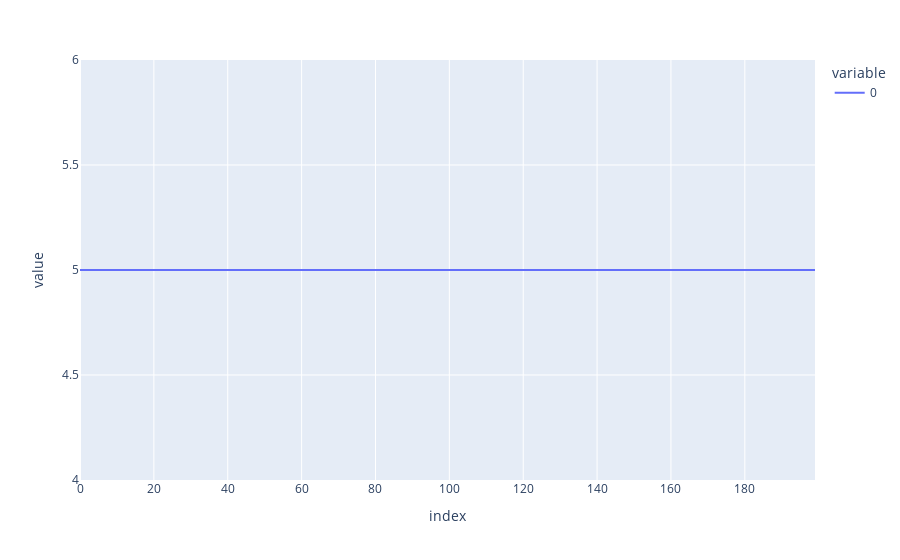

Notebook code for this chart:
### Code cell
# Константа

level = [5]*nsample

for i in range(1,nsample):
    level[i] = level[i-1] + np.random.normal(0,0)

px.line(level)

### Figure 1 — Plotly figure (JSON) as saved in the notebook; plotly's stock layout.template omitted (floating-point values rounded to 4 significant figures; data arrays with more than 128 entries replaced by an {"elided": "..."} marker saying what was removed)
{"data": [{"hovertemplate": "variable=0<br>index=%{x}<br>value=%{y}<extra></extra>", "legendgroup": "0", "line": {"color": "#636efa", "dash": "solid"}, "mode": "lines", "name": "0", "orientation": "v", "showlegend": true, "type": "scatter", "x": {"elided": "200 int values"}, "xaxis": "x", "y": {"elided": "200 int values"}, "yaxis": "y"}], "layout": {"legend": {"title": {"text": "variable"}, "tracegroupgap": 0}, "margin": {"t": 60}, "xaxis": {"anchor": "y", "domain": [0, 1], "title": {"text": "index"}}, "yaxis": {"anchor": "x", "domain": [0, 1], "title": {"text": "value"}}}}
